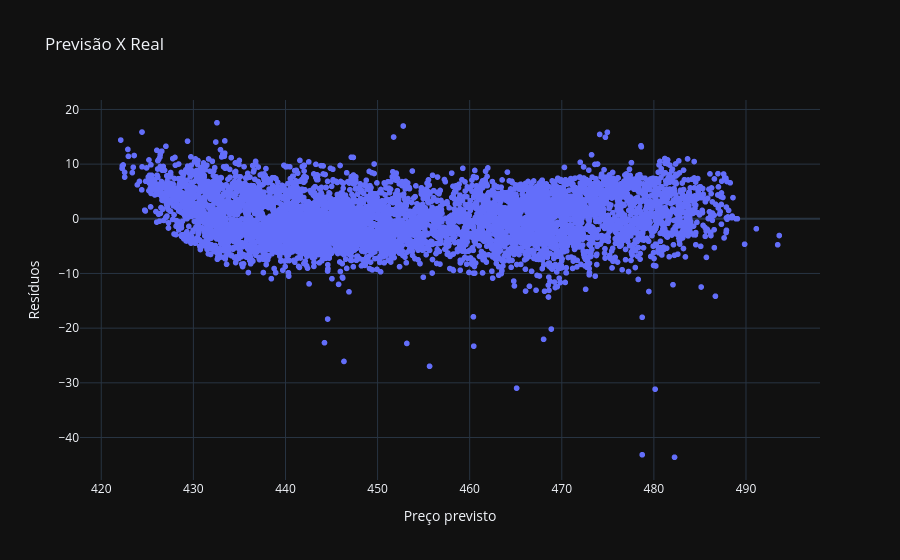

Notebook source saved alongside this figure:
### Code cell
residuos = modelo.resid
fig = px.scatter(x=y_previsto_train, y=residuos,
                 title='Previsão X Real',
                 labels={'x':'Preço previsto','y':'Resíduos'})
fig.show()

### Figure 1 — Plotly figure (JSON) as saved in the notebook; plotly's stock layout.template omitted (floating-point values rounded to 4 significant figures; data arrays with more than 128 entries replaced by an {"elided": "..."} marker saying what was removed)
{"data": [{"hovertemplate": "Preço previsto=%{x}<br>Resíduos=%{y}<extra></extra>", "legendgroup": "", "marker": {"color": "#636efa", "symbol": "circle"}, "mode": "markers", "name": "", "showlegend": false, "x": {"elided": "6219 float values"}, "xaxis": "x", "y": {"elided": "6219 float values"}, "yaxis": "y", "type": "scattergl"}], "layout": {"xaxis": {"anchor": "y", "domain": [0.0, 1.0], "title": {"text": "Preço previsto"}}, "yaxis": {"anchor": "x", "domain": [0.0, 1.0], "title": {"text": "Resíduos"}}, "legend": {"tracegroupgap": 0}, "title": {"text": "Previsão X Real"}}}
